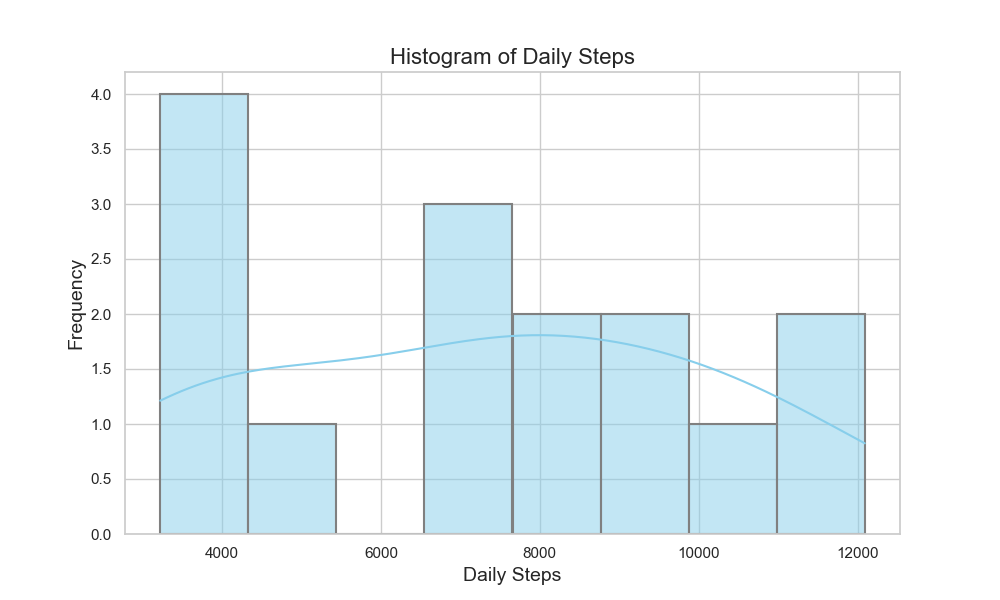

Reproduce this figure in Python.

import pandas as pd
import seaborn as sns
import matplotlib.pyplot as plt

# Convert the list of dictionaries into a pandas DataFrame
data = [
    {'PersonID': 1, 'Daily Steps': 3450},
    {'PersonID': 2, 'Daily Steps': 6891},
    {'PersonID': 3, 'Daily Steps': 5122},
    {'PersonID': 4, 'Daily Steps': 8089},
    {'PersonID': 5, 'Daily Steps': 10045},
    {'PersonID': 6, 'Daily Steps': 3221},
    {'PersonID': 7, 'Daily Steps': 4022},
    {'PersonID': 8, 'Daily Steps': 6891},
    {'PersonID': 9, 'Daily Steps': 7900},
    {'PersonID': 10, 'Daily Steps': 9780},
    {'PersonID': 11, 'Daily Steps': 11021},
    {'PersonID': 12, 'Daily Steps': 12090},
    {'PersonID': 13, 'Daily Steps': 4012},
    {'PersonID': 14, 'Daily Steps': 9543},
    {'PersonID': 15, 'Daily Steps': 7230}
]
df = pd.DataFrame(data)

# Set the style and color palette of the Seaborn plot
sns.set(style="whitegrid")
sns.set_palette("pastel")

# Create a histogram using Seaborn's histplot
plt.figure(figsize=(10, 6))  # Set the size of the figure
hist = sns.histplot(
    df['Daily Steps'],
    bins=8,  # Choose the number of bins
    kde=True,  # Add a Kernel Density Estimate plot
    color="skyblue",  # Set the color of the bars
    edgecolor="gray",  # Set the color of the border of the bars
    linewidth=1.5  # Set the linewidth of the border
)

# Additional customization for the plot
hist.set_title("Histogram of Daily Steps", fontsize=16)  # Title of the histogram
hist.set_xlabel("Daily Steps", fontsize=14)  # X-axis label
hist.set_ylabel("Frequency", fontsize=14)  # Y-axis label

# Show the plot
plt.show()
